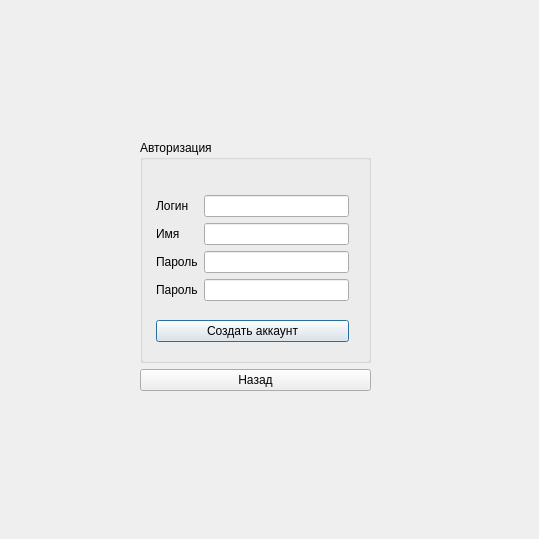
<?xml version="1.0" encoding="UTF-8"?>
<ui version="4.0">
 <class>RegistrationWindow</class>
 <widget class="QDialog" name="RegistrationWindow">
  <property name="geometry">
   <rect>
    <x>0</x>
    <y>0</y>
    <width>539</width>
    <height>539</height>
   </rect>
  </property>
  <property name="windowTitle">
   <string>Dialog</string>
  </property>
  <widget class="QWidget" name="layoutWidget">
   <property name="geometry">
    <rect>
     <x>140</x>
     <y>140</y>
     <width>231</width>
     <height>251</height>
    </rect>
   </property>
   <layout class="QVBoxLayout" name="verticalLayout">
    <item>
     <widget class="QGroupBox" name="groupBox">
      <property name="title">
       <string>Авторизация</string>
      </property>
      <widget class="QWidget" name="layoutWidget_2">
       <property name="geometry">
        <rect>
         <x>16</x>
         <y>42</y>
         <width>193</width>
         <height>175</height>
        </rect>
       </property>
       <layout class="QVBoxLayout" name="verticalLayout_4">
        <item>
         <layout class="QHBoxLayout" name="horizontalLayout">
          <item>
           <layout class="QVBoxLayout" name="verticalLayout_2">
            <item>
             <widget class="QLabel" name="login_label">
              <property name="enabled">
               <bool>true</bool>
              </property>
              <property name="text">
               <string>Логин</string>
              </property>
             </widget>
            </item>
            <item>
             <widget class="QLabel" name="name_label">
              <property name="text">
               <string>Имя</string>
              </property>
             </widget>
            </item>
            <item>
             <widget class="QLabel" name="pass1_label">
              <property name="text">
               <string>Пароль</string>
              </property>
             </widget>
            </item>
            <item>
             <widget class="QLabel" name="pass2_label">
              <property name="text">
               <string>Пароль</string>
              </property>
             </widget>
            </item>
           </layout>
          </item>
          <item>
           <layout class="QVBoxLayout" name="verticalLayout_3">
            <item>
             <widget class="QLineEdit" name="login_lineEdit"/>
            </item>
            <item>
             <widget class="QLineEdit" name="name_lineEdit"/>
            </item>
            <item>
             <widget class="QLineEdit" name="pass1_lineEdit"/>
            </item>
            <item>
             <widget class="QLineEdit" name="pass2_lineEdit"/>
            </item>
           </layout>
          </item>
         </layout>
        </item>
        <item>
         <widget class="QPushButton" name="makeAcc_Button">
          <property name="text">
           <string>Создать аккаунт</string>
          </property>
         </widget>
        </item>
       </layout>
      </widget>
     </widget>
    </item>
    <item>
     <widget class="QPushButton" name="back_Button">
      <property name="text">
       <string>Назад</string>
      </property>
     </widget>
    </item>
   </layout>
  </widget>
 </widget>
 <resources/>
 <connections/>
</ui>
